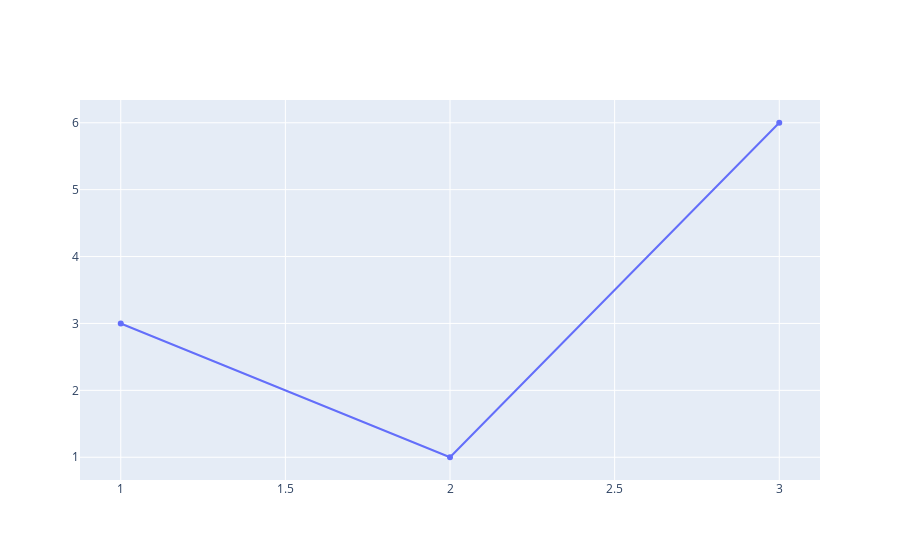

Notebook code for this chart:
### Code cell
scatter_trace = go.Scatter(x=[1, 2, 3], y=[3, 1, 6])
scatter_fig = go.Figure(data=scatter_trace)
scatter_fig.show()

### Figure 1 — Plotly figure (JSON) as saved in the notebook; plotly's stock layout.template omitted (floating-point values rounded to 4 significant figures)
{"data": [{"type": "scatter", "x": [1, 2, 3], "y": [3, 1, 6]}], "layout": {}}
